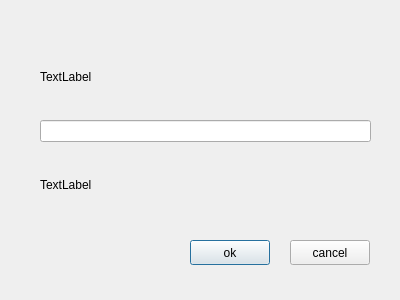
<?xml version="1.0" encoding="UTF-8"?>
<ui version="4.0">
 <class>RemarkInput</class>
 <widget class="QDialog" name="RemarkInput">
  <property name="geometry">
   <rect>
    <x>0</x>
    <y>0</y>
    <width>400</width>
    <height>300</height>
   </rect>
  </property>
  <property name="windowTitle">
   <string>Dialog</string>
  </property>
  <widget class="QPushButton" name="cancel">
   <property name="geometry">
    <rect>
     <x>290</x>
     <y>240</y>
     <width>80</width>
     <height>25</height>
    </rect>
   </property>
   <property name="text">
    <string>cancel</string>
   </property>
   <property name="autoDefault">
    <bool>false</bool>
   </property>
  </widget>
  <widget class="QPushButton" name="ok">
   <property name="geometry">
    <rect>
     <x>190</x>
     <y>240</y>
     <width>80</width>
     <height>25</height>
    </rect>
   </property>
   <property name="text">
    <string>ok</string>
   </property>
  </widget>
  <widget class="QWidget" name="verticalLayoutWidget">
   <property name="geometry">
    <rect>
     <x>40</x>
     <y>40</y>
     <width>331</width>
     <height>181</height>
    </rect>
   </property>
   <layout class="QVBoxLayout" name="verticalLayout">
    <item>
     <widget class="QLabel" name="label">
      <property name="text">
       <string>TextLabel</string>
      </property>
     </widget>
    </item>
    <item>
     <widget class="QLineEdit" name="remark"/>
    </item>
    <item>
     <widget class="QLabel" name="errorL">
      <property name="text">
       <string>TextLabel</string>
      </property>
     </widget>
    </item>
   </layout>
  </widget>
 </widget>
 <resources/>
 <connections/>
</ui>
